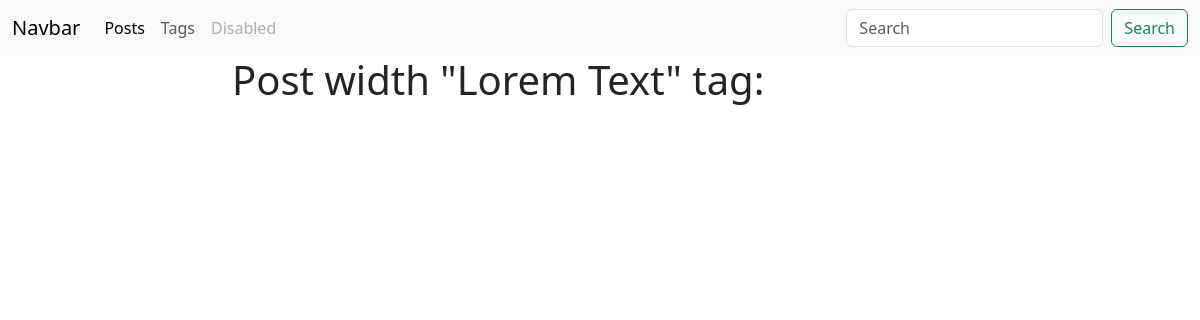
/blog/tag/lorem-text-1714467309/, run on an earlier commit of the app's database.
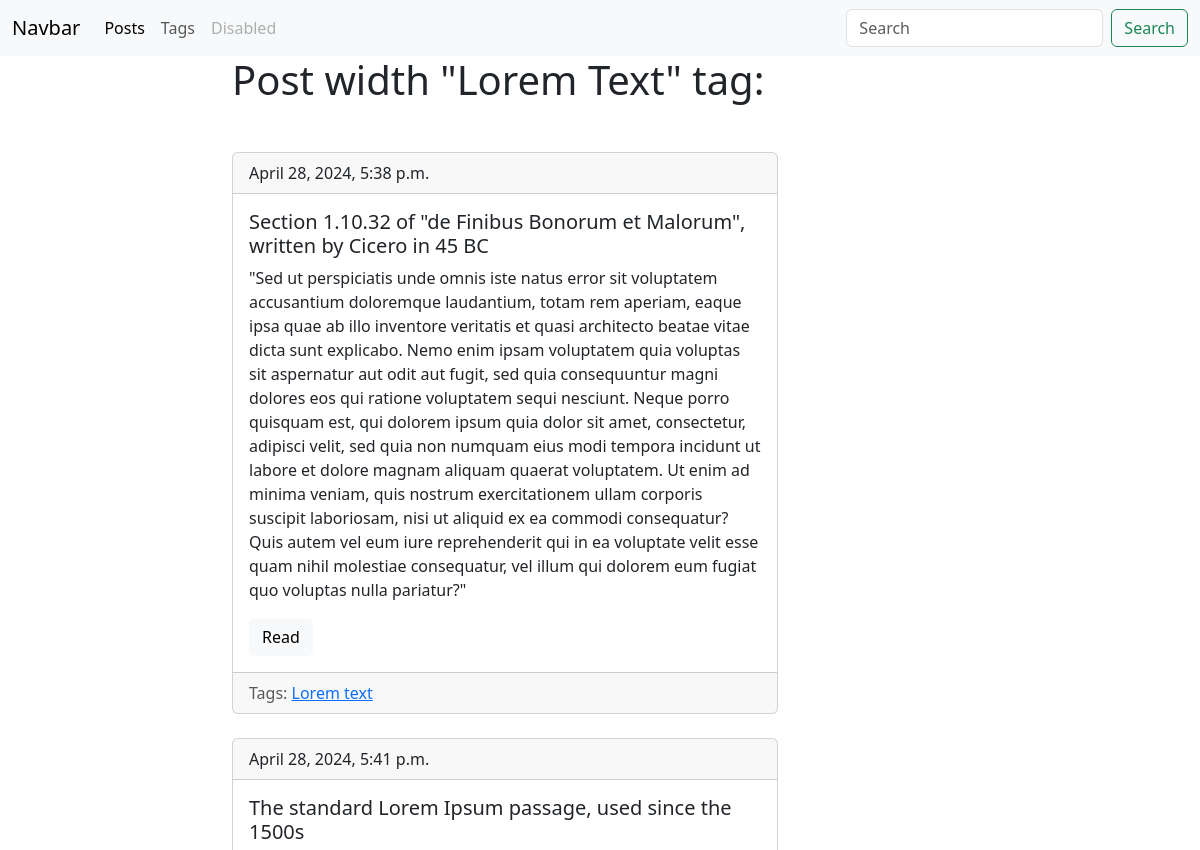
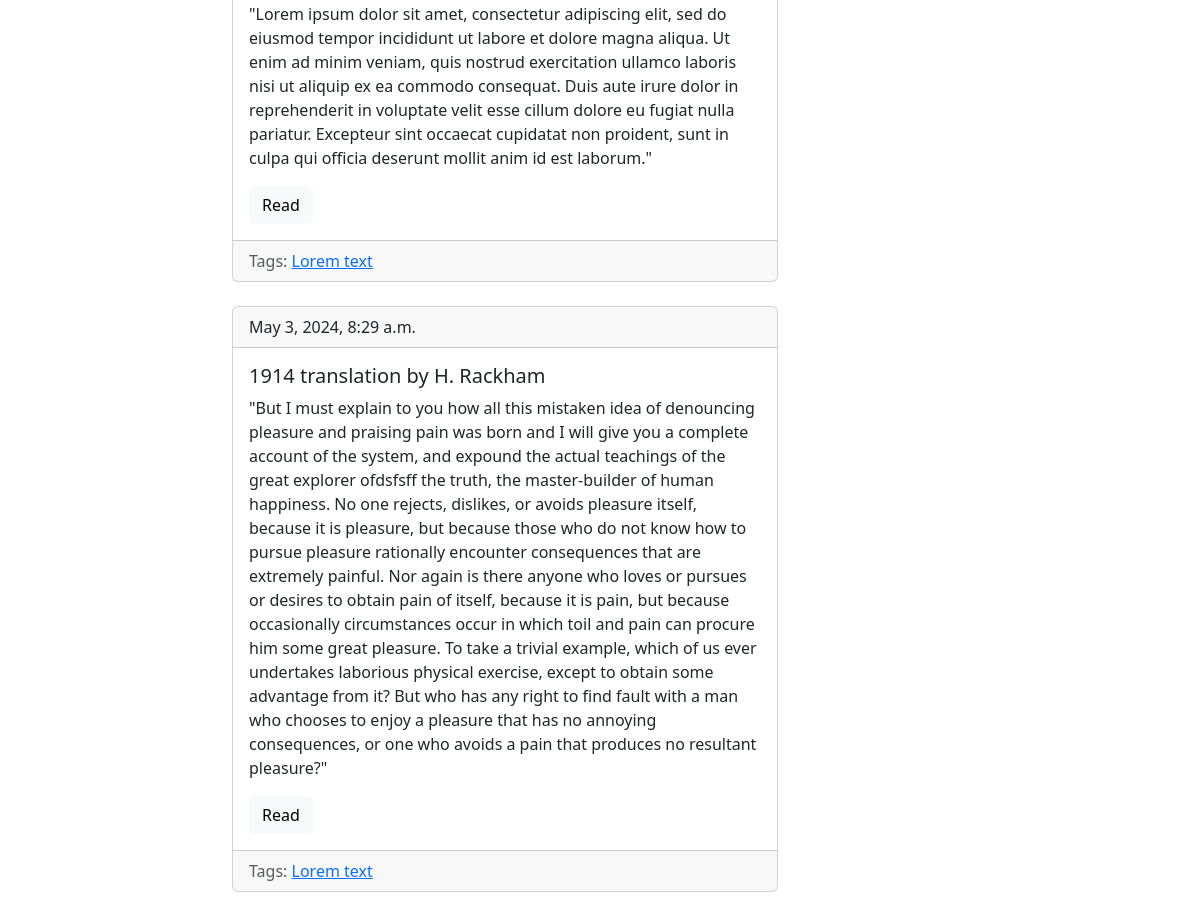
And on a later commit of the database (2 pictures, top to bottom).
### blog/models.py (models this page shows, shortened)
class Tag(models.Model):
     title = models.CharField(max_length=50)
     slug = models.SlugField(max_length=50, blank=True ,  unique = True)
     def get_absolute_url(self):
          return reverse('tag_detail_url', kwargs = {'slug':self.slug})

class Post(models.Model):
     title = models.CharField(max_length = 150, db_index = True)
     slug = models.SlugField(max_length = 150, blank=True, unique = True)
     bodu = models.TextField(blank = True, db_index = True)
     date_pub = models.DateTimeField(auto_now_add = True)
     tags = models.ManyToManyField('Tag', blank=True, related_name='posts')
     def get_absolute_url(self):
         return reverse("post_detail_url", kwargs={'slug':self.slug})

### blog/views.py (the view)
# urls.py: path('tag/<str:slug>/', Tag_detail.as_view() , name='tag_detail_url'),
class Tag_detail(ObjectDetailMixin,View):
    model = Tag
    template =  'blog/tag_detail.html'

### blog/utils.py (called while the page is built)
    def get(self,request,slug):
            obj  = get_object_or_404(self.model,slug__iexact=slug)
            return render(request, self.template, context = {self.model.__name__.lower(): obj})

### blog/templates/blog/tag_detail.html (shortened to what this page needs)
{%extends 'blog/base_blog.html'%}
{%block content %}
<h1 class = "mb-5"> Post width "{{tag.title|title}}"  tag: </h1>
{%for post in tag.posts.all%}
{% include 'blog/includes/post_cardTempletes.html'%}
{%endfor%}
{%endblock%}

### blog/templates/blog/base_blog.html
{%extends 'base.html'%}

### templates/base.html (shortened to what this page needs)
<!DOCTYPE html>
<html>
  <head>
    <link
      href="https://cdn.jsdelivr.net/npm/bootstrap@5.3.3/dist/css/bootstrap.min.css"
      rel="stylesheet"
    />
  </head>
  <body>
    <nav class="navbar navbar-expand-lg bg-body-tertiary  data-bs-theme="dark" " >
      <div class="container-fluid">
        <a class="navbar-brand" href="#">Navbar</a>
        <div class="collapse navbar-collapse" id="navbarSupportedContent">
          <ul class="navbar-nav me-auto mb-2 mb-lg-0">
            <li class="nav-item">
              <a class="nav-link active" aria-current="page" href="{% url 'posts_list_url' %}">Posts</a>
            </li>
            <li class="nav-item">
              <a class="nav-link" href="{% url 'tags_list_url'%}">Tags</a>
            </li>
            <li class="nav-item">
              <a class="nav-link disabled" aria-disabled="true">Disabled</a>
            </li>
          </ul>
          <form class="d-flex" role="search">
            <input class="form-control me-2" type="search" placeholder="Search" aria-label="Search">
            <button class="btn btn-outline-success" type="submit">Search</button>
          </form>
        </div>
      </div>
    </nav>
    <div class="container">
      <div class=row>
          <div class="col-6 offset-md-2">
            {% block content %}{% endblock %}
          </div>
      </div>
    </div>
  </body>
</html>

### blog/templates/blog/includes/post_cardTempletes.html
<div class="card">
    <div class="card-header">{{post.date_pub}}</div>
    <div class="card-body">
      <h5 class="card-title">{{post.title}}</h5>
      <p class="card-text">{{post.bodu}}</p>
      <a href="{{post.get_absolute_url}}" class="btn btn-light">Read</a>
    </div>
    <div class="card-footer text-body-secondary">
       Tags:
       {%for tag in post.tags.all%}
        <a href = "{{tag.get_absolute_url}}">{{tag.title}}</a>
       {%endfor%}
      </div>
  </div>
  <br />

What changed in the data, as far as the page shows it:
now on this page (row edited): Post: date_pub "April 28, 2024, 5:38 p.m.", title "Section 1.10.32 of \"de Finibus Bonorum et Malorum\", written by Cicero in 45 BC", bodu "\"Sed ut perspiciatis unde omnis iste natus error sit voluptatem accusantium doloremque laudantium, totam rem aperiam, eaque ipsa quae ab illo inventore veritatis et quasi architecto beatae vitae dicta sunt explicabo. Nemo enim ipsam voluptatem quia voluptas sit aspernatur aut odit aut fugit, sed quia consequuntur magni dolores eos qui ratione voluptatem sequi nesciunt. Neque porro quisquam est, qui dolorem ipsum quia dolor sit amet, consectetur, adipisci velit, sed quia non numquam eius modi tempora incidunt ut labore et dolore magnam aliquam quaerat voluptatem. Ut enim ad minima veniam, quis nostrum exercitationem ullam corporis suscipit laboriosam, nisi ut aliquid ex ea commodi…", Tag (title "Lorem text")
now on this page (row edited): Post: date_pub "April 28, 2024, 5:41 p.m.", title "The standard Lorem Ipsum passage, used since the 1500s", bodu "\"Lorem ipsum dolor sit amet, consectetur adipiscing elit, sed do eiusmod tempor incididunt ut labore et dolore magna aliqua. Ut enim ad minim veniam, quis nostrud exercitation ullamco laboris nisi ut aliquip ex ea commodo consequat. Duis aute irure dolor in reprehenderit in voluptate velit esse cillum dolore eu fugiat nulla pariatur. Excepteur sint occaecat cupidatat non proident, sunt in culpa qui officia deserunt mollit anim id est laborum.\"", Tag (title "Lorem text")
added Post: date_pub "May 3, 2024, 8:29 a.m.", title "1914 translation by H. Rackham", bodu "\"But I must explain to you how all this mistaken idea of denouncing pleasure and praising pain was born and I will give you a complete account of the system, and expound the actual teachings of the great explorer ofdsfsff the truth, the master-builder of human happiness. No one rejects, dislikes, or avoids pleasure itself, because it is pleasure, but because those who do not know how to pursue pleasure rationally encounter consequences that are extremely painful. Nor again is there anyone who loves or pursues or desires to obtain pain of itself, because it is pain, but because occasionally circumstances occur in which toil and pain can procure him some great pleasure. To take a trivial…", Tag (title "Lorem text")
